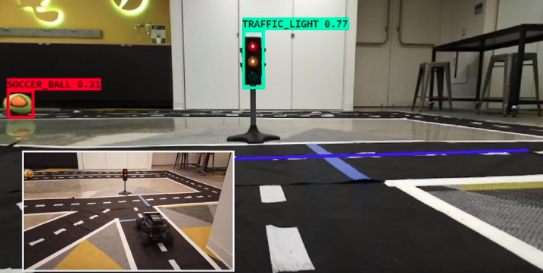
#> input picture images/hud_display.png, 543 x 273 px
$ python -i lane_segmentation.py   (imports and definitions only)   (Python 2 division)   (older library calls are emulated)
#> lines starting #> are read from the running program, lines starting #| are printed output that depends on the picture
#> further down, picture is the input picture: shape (273, 543, 3); mean B, G, R 90.9, 100.3, 105.8
from __future__ import division

import argparse
import cv2 as cv
import numpy as np
import os
import time
from sklearn.cluster import DBSCAN
# from IPython import embed
#import utils

import homography

# [8 lines left out: function parse_args, not called in this run]


def apply_color_segmentation(frame, lower_color, upper_color):
    hsv = cv.cvtColor(frame, cv.COLOR_BGR2HSV)
    return cv.inRange(hsv, lower_color, upper_color)


# [85 lines left out: functions color_transform, do_canny, do_segment, houghTransform, not called in this run]

def filter_area(contour):
    area = cv.contourArea(contour)
    return area < 10000. and area > 200.


# [16 lines left out: functions filter_area_warped, segments_L2_difference, not called in this run]

'''
def homography_transform(lines):
    if lines is None:
        print 'CLUSTERS: 0'
        return

    X = []
    d = {}
    for line in lines:
        pt1 = homography.apply_homography(line[0], line[1])
        pt2 = homography.apply_homography(line[2], line[3])

        m = (pt1[1] - pt2[1]) / (pt1[0] - pt2[0])
        b = pt1[1] - m * pt1[0]

        X.append([m, b])
        d[(m, b)] = (pt1, pt2)

    db = DBSCAN(eps=.5, min_samples=5, metric=segments_L2_difference).fit(X)


    #transformed_array = [[homography.apply_homography(i[0][0], i[0][1]), homography.apply_homography(i[0][2], i[0][3])] for i in array]
    labels = db.labels_

    # Number of clusters in labels, ignoring noise if present.
    n_clusters = len(set(labels)) - (1 if -1 in labels else 0)
    print 'CLUSTERS: {}'.format(n_clusters)
'''

# [58 lines left out: function cluster_lines, not called in this run]


def increase_contrast(img):
        # CLAHE (Contrast Limited Adaptive Histogram Equalization)
    clahe = cv.createCLAHE(clipLimit=1.5, tileGridSize=(8,8))

    lab = cv.cvtColor(img, cv.COLOR_BGR2LAB)  # convert from BGR to LAB color space
#> lab: shape (273, 543, 3); mean of channels 0, 1, 2 106.3, 129.2, 134.5
    l, a, b = cv.split(lab)  # split on 3 different channels
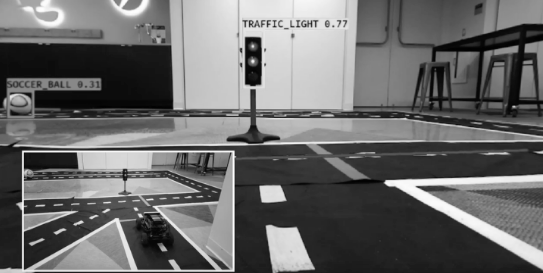
#> l: shape (273, 543); min 1, max 254, mean 106.3
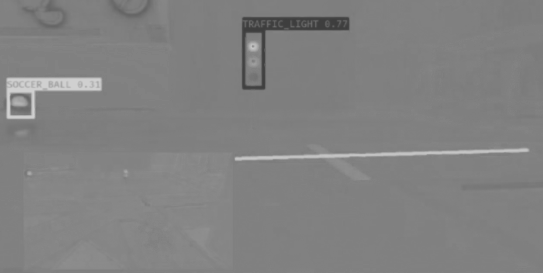
#> a: shape (273, 543); min 61, max 209, mean 129.2
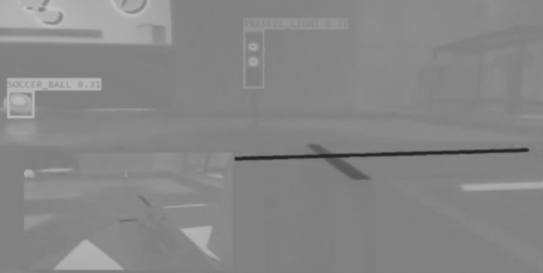
#> b: shape (273, 543); min 33, max 194, mean 134.5

    l2 = clahe.apply(l)  # apply CLAHE to the L-channel
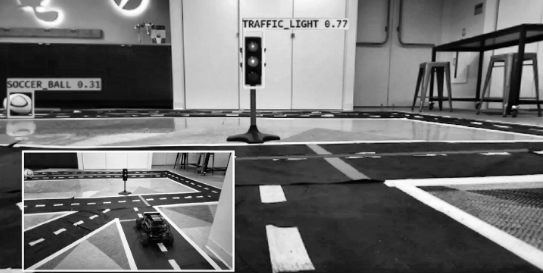
#> l2: shape (273, 543); min 1, max 255, mean 113.5

    lab = cv.merge((l2,a,b))  # merge channels
#> lab: shape (273, 543, 3); mean of channels 0, 1, 2 113.5, 129.2, 134.5
    img2 = cv.cvtColor(lab, cv.COLOR_LAB2BGR)  # convert from LAB to BGR
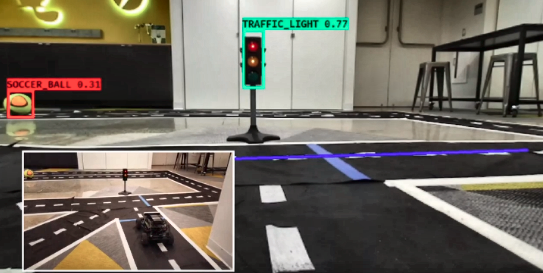
#> img2: shape (273, 543, 3); mean B, G, R 97.9, 107.8, 113.1
    return img2


# [135 lines left out: functions draw_lines_colors, process_frame_with_warped, centerlines, stack_four_images, main, not called in this run]
        # except Exception as e:
        #     print(e)


        #total = np.concatenate((frame, segment), axis=0)


'''
#ta = time.time()
frame = cv.imread('test1.jpeg')
white_frame = color_transform(frame)
segment = do_segment(white_frame)
combo = houghTransform(frame, segment)
# [6 lines of commented-out code are left out]


cv.imshow('test1',combo)
cv.waitKey(10000)
cv.destroyAllWindows()
'''

# [2 lines not run here, left out]

>>> import cv2
>>> picture = cv2.imread('../images/hud_display.png')
>>> result = increase_contrast(picture)
